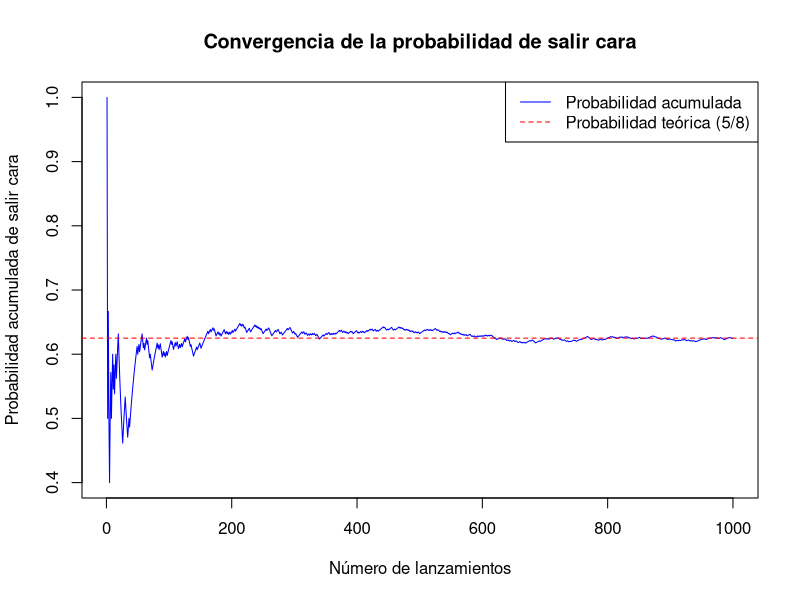
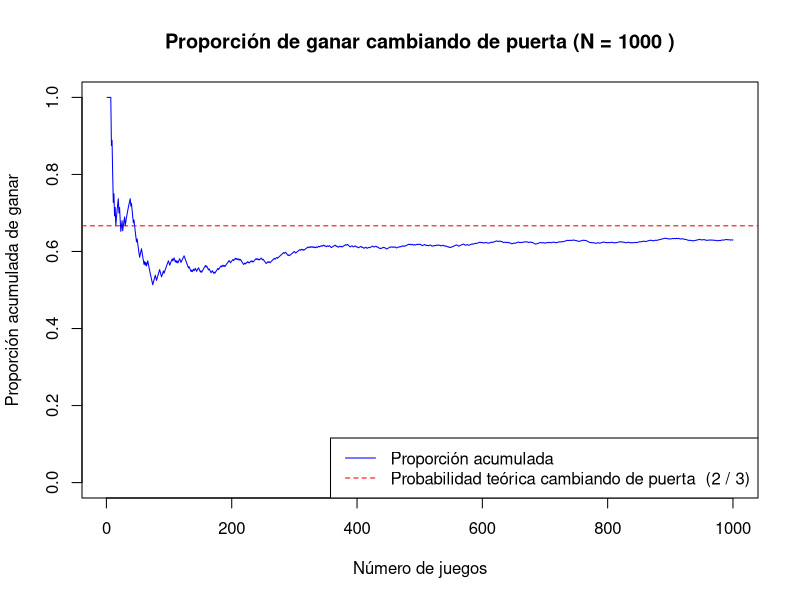
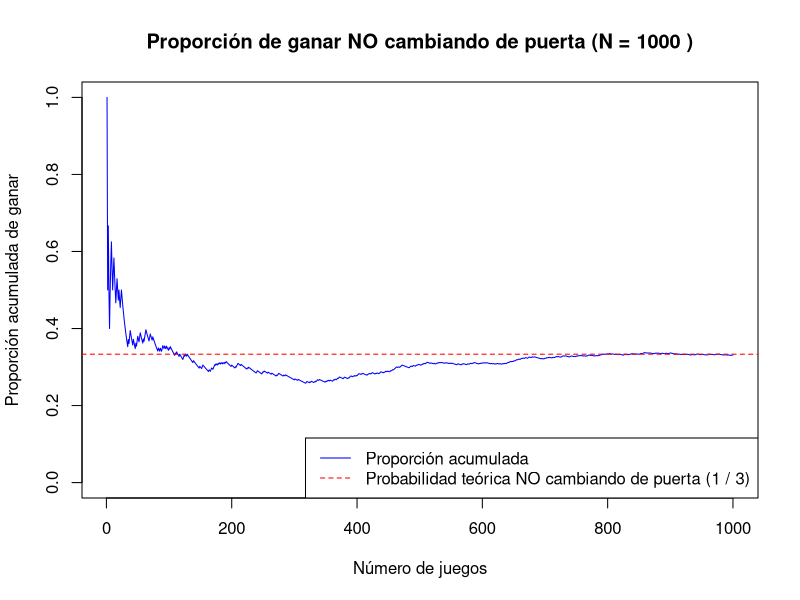
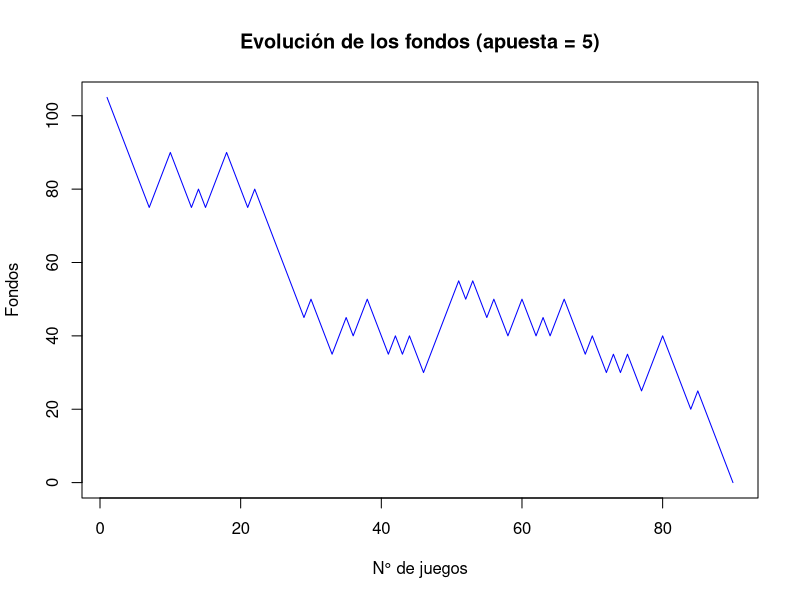
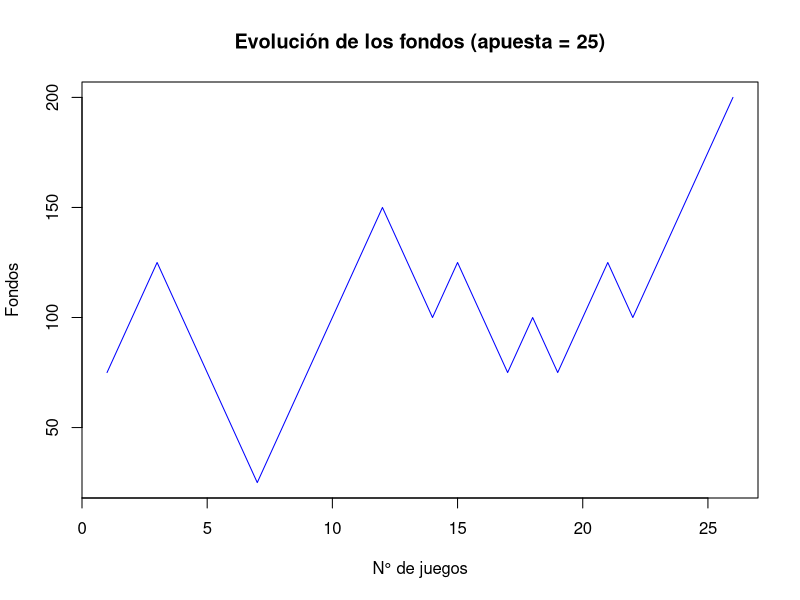
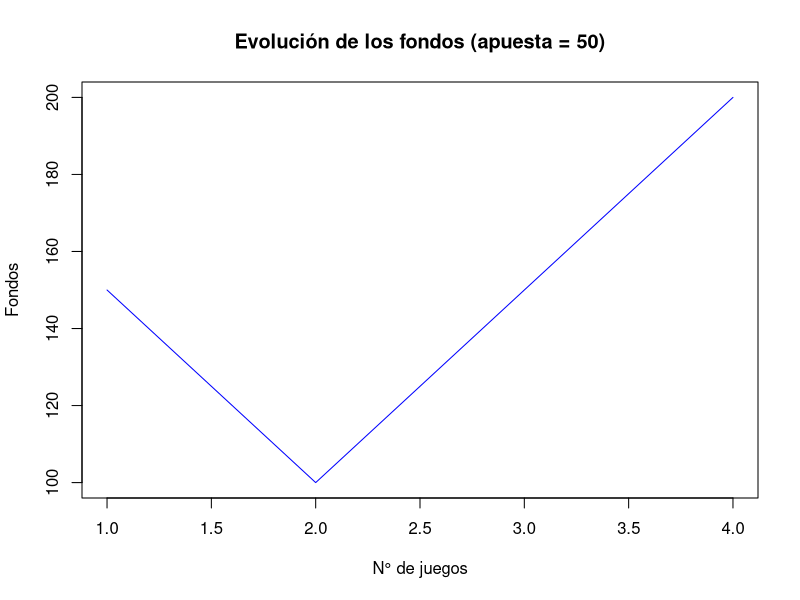
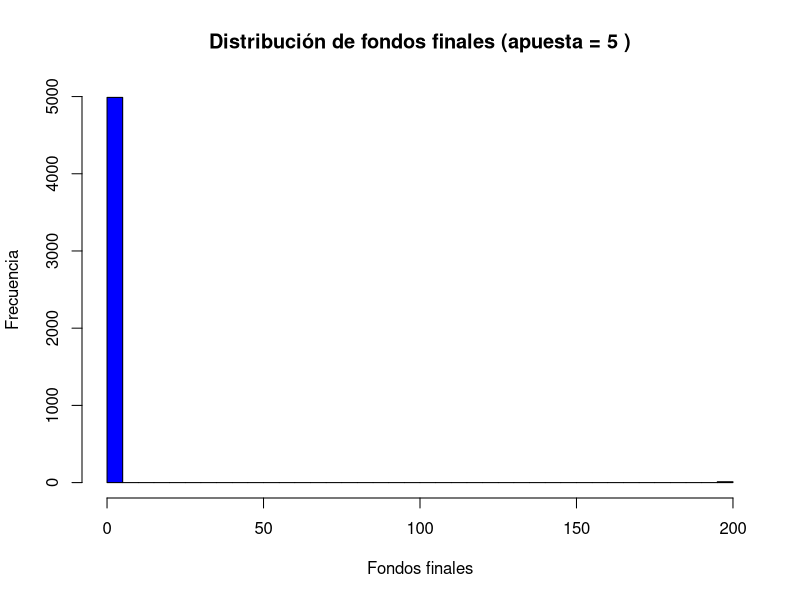
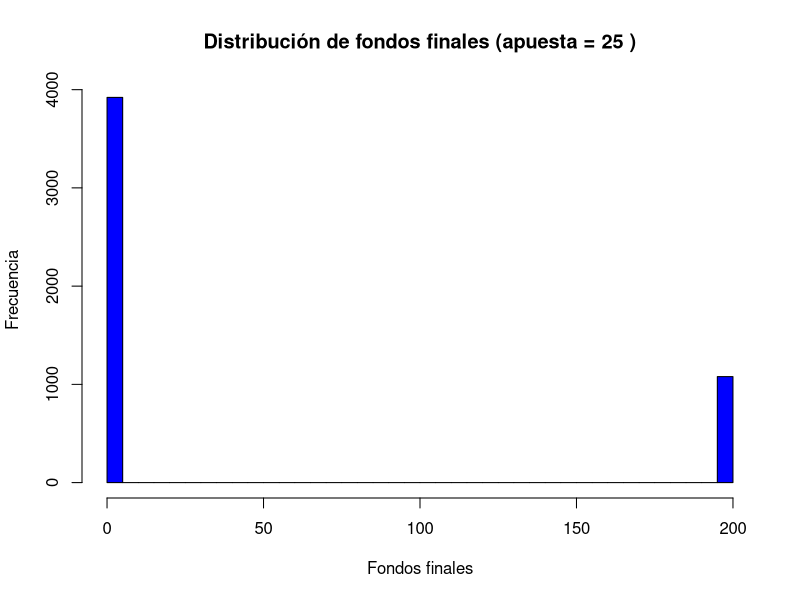

Write R code to recreate these figures, in order.
## ---- chunk 1
set.seed(123)

## ---- chunk 2

resultados <- numeric(1000)  # Vector para almacenar los resultados

for (lanzamientos in 1:1000) {
  # Simulación de un lanzamiento con probabilidad 5/8 de salir cara
  resultados[lanzamientos] <- rbinom(
    n = 1,
    size = 1,
    prob = 5 / 8
  )
}

# Calcular la probabilidad acumulada de salir cara en cada lanzamiento
probabilidades_acumuladas <- cumsum(resultados) / (1:1000)

# Gráfico de la convergencia
plot(
  1:1000,
  probabilidades_acumuladas,
  type = "l",
  col = "blue",
  xlab = "Número de lanzamientos",
  ylab = "Probabilidad acumulada de salir cara",
  main = "Convergencia de la probabilidad de salir cara"
)

# Añadir línea de referencia para la probabilidad teórica
abline(h = 5 / 8, col = "red", lty = 2)

# Añadir leyenda
legend(
  "topright",
  legend = c("Probabilidad acumulada", "Probabilidad teórica (5/8)"),
  col = c("blue", "red"),
  lty = c(1, 2)
)

## ---- chunk 3
# Creamos una función que simule el juego
montyhall <- function(cambiar) {
  # Puerta con el premio (la posición que tiene el 3 es el premio)
  puertas <- c(0, 0, 0)
  puertas[sample(1:3, 1)] <- 3
  
  # Elección del participante.
  posicion <- sample(1:3, 1)
  
  # El animador abre una de las puertas con una cabra
  puerta_abierta <- setdiff(1:3, c(posicion, which(puertas == 3)))
  if (length(puerta_abierta) > 1) {
    puerta_abierta <- sample(puerta_abierta, 1)
  }
  
  # Si el participante decide cambiar de puerta
  if (cambiar) {
    eleccion <- setdiff(1:3, c(posicion, puerta_abierta))
  } else {
    eleccion <- posicion
  }
  
  return(eleccion == which(puertas == 3)) # Retornamos TRUE si elige la puerta con el premio
}

# Función que simula N juegos
n_juegos <- function(n, cambiar_puerta) {
  resultados <- replicate(n, montyhall(cambiar_puerta))
  
  # Calcular la probabilidad de ganar
  probabilidad_ganar <- mean(resultados)
  
  # Graficar la probabilidad acumulada
  plot(cumsum(resultados) / (1:n), type = "l", col = "blue",
       xlab = "Número de juegos", ylab = "Probabilidad acumulada de ganar",
       main = paste("Probabilidad de ganar cambiando de puerta:",
                    round(probabilidad_ganar, 3)))
  
  # Añadir línea de referencia para la probabilidad
  abline(h = probabilidad_ganar, col = "red", lty = 2)
  
  return(probabilidad_ganar)
}


## ---- chunk 4
# Generar N veces el experimento y graficar cada una de las iteraciones
experimento_montyhall <- function(n, cambiar_puerta) {
  # Inicializar un vector para almacenar los resultados
  resultados <- numeric(n)
  
  # Realizar N experimentos
  for (i in 1:n) {
    resultados[i] <- montyhall(cambiar_puerta)
  }
  
  # Calcular la proporción acumulada de éxitos
  proporciones <- cumsum(resultados) / (1:n)
  
  # Definir el título y la probabilidad teórica según si se cambia o no de puerta
  if (cambiar_puerta) {
    titulo <- paste("Proporción de ganar cambiando de puerta (N =", n, ")")
    prob_teorica <- '2 / 3'
    prob_teorica_num <- 2 / 3
    prob_teorica_title <-" cambiando de puerta  "
    mensaje <- paste("Proporción final de ganar cambiando de puerta después de", n, "juegos:")
  } else {
    titulo <- paste("Proporción de ganar NO cambiando de puerta (N =", n, ")")
    prob_teorica <- '1 / 3'
    prob_teorica_num <- 1 / 3
    prob_teorica_title <- " NO cambiando de puerta "
    mensaje <- paste("Proporción final de ganar NO cambiando de puerta después de", n, "juegos:")
  }
  
  # Graficar los resultados
  plot(1:n, proporciones, type = "l", col = "blue", ylim = c(0, 1),
       xlab = "Número de juegos", ylab = "Proporción acumulada de ganar",
       main = titulo)
  
  # Añadir línea de referencia para la probabilidad teórica
  abline(h = prob_teorica_num, col = "red", lty = 2)
  
  # Añadir la leyenda
  legend("bottomright", legend = c("Proporción acumulada", 
                                   paste("Probabilidad teórica", prob_teorica_title ,"(", prob_teorica, ")", sep = "")),
         col = c("blue", "red"), lty = c(1, 2))
  
  # Imprimir el resultado con contexto
  cat(mensaje, proporciones[n], "\n")
  
  return(proporciones[n])
}



## ---- chunk 5
# cambiar puerta true y n 1000
experimento_montyhall(n = 1000, cambiar_puerta = TRUE)
## ---- chunk 6
# cambiar puerta false y n 1000
experimento_montyhall(n = 1000, cambiar_puerta = FALSE)
## ---- chunk 7
# Función para obtener el desarrollo de las apuestas
ruina <- function(fondos = 100, apuesta = 5){
  vec_fondos <- numeric()  # Vector para almacenar la evolución de los fondos
  while (0 < fondos & fondos < 200) {
    if (runif(1) < 8/19) {  # Probabilidad de ganar
      fondos <- fondos + apuesta
    } else {
      fondos <- fondos - apuesta
    }
    vec_fondos <- c(vec_fondos, fondos)  # Almacena los fondos actuales
  }
  return(vec_fondos) # Devuelve un vector con el desarrollo de los fondos
}

# Graficar los resultados
plot(ruina(), type="l", col="blue", xlab="N° de juegos", ylab="Fondos", main="Evolución de los fondos (apuesta = 5)")
plot(ruina(apuesta = 25), type="l", col="blue", xlab="N° de juegos", ylab="Fondos", main="Evolución de los fondos (apuesta = 25)")
plot(ruina(apuesta = 50), type="l", col="blue", xlab="N° de juegos", ylab="Fondos", main="Evolución de los fondos (apuesta = 50)")

## ---- chunk 8
# Función para realizar la simulación 5000 veces y graficar
simular_ruina <- function(n_simulaciones = 5000, apuesta = 5){
  exitos <- 0  # Contador de éxitos
  resultados <- numeric(n_simulaciones)  # Almacena el resultado final de cada simulación

  for (i in 1:n_simulaciones) {
    resultado <- ruina(fondos = 100, apuesta = apuesta)
    
    # Guardar el resultado final
    resultados[i] <- tail(resultado, n=1)
    
    # Considerar como éxito si los fondos llegan a 200 o más
    if (resultados[i] >= 200) {
      exitos <- exitos + 1
    }
  }
  
  # Calcular la probabilidad de éxito
  probabilidad_exito <- exitos / n_simulaciones
  
  # Graficar el histograma de los resultados finales
  hist(resultados, breaks = 50, col = "blue", main = paste("Distribución de fondos finales (apuesta =", apuesta, ")"),
       xlab = "Fondos finales", ylab = "Frecuencia")
  
  return(probabilidad_exito)
}

# Proyectar 5000 apuestas y obtener la probabilidad para cada valor de apuesta
prob_5 <- simular_ruina(apuesta = 5)
prob_25 <- simular_ruina(apuesta = 25)
prob_50 <- simular_ruina(apuesta = 50)

# Mostrar los resultados
cat("Probabilidad de éxito con apuesta de 5: ", prob_5, "\n")
cat("Probabilidad de éxito con apuesta de 25: ", prob_25, "\n")
cat("Probabilidad de éxito con apuesta de 50: ", prob_50, "\n")

# Crear un gráfico de barras para comparar las probabilidades de éxito
barplot(c(prob_5, prob_25, prob_50), names.arg = c("Apuesta 5", "Apuesta 25", "Apuesta 50"),
        col = "lightblue", main = "Probabilidad de éxito por apuesta", ylab = "Probabilidad de éxito")
